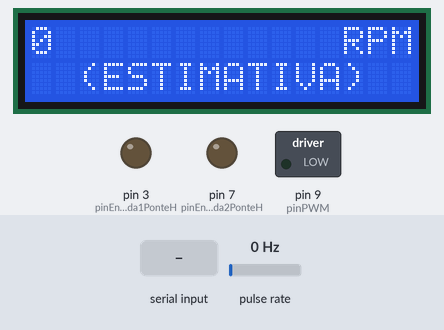
Bench run of a sketch on a simulated Arduino Uno, built with avr-gcc and run on an emulated ATmega328P. Parts: 16×2 character LCD, switched loads named in the sketch (green lamp = pin HIGH), output pins drawn as LEDs (lit = HIGH). Wiring (inferred from the names in the program): pulse sensor: data pin 2. Inputs (shaded band) come from the test bench; at power-on: pulse rate 0 Hz. What the sketch prints to the serial monitor is not drawn.

Above: at 1.2 s.
1.3 s: "VENT*\n" received over Serial
At 1.55 s:
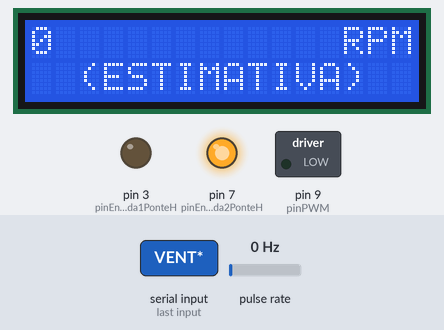
3.6 s: pulse rate (sensor on pin 2) set to 4 Hz
At 3.99 s:
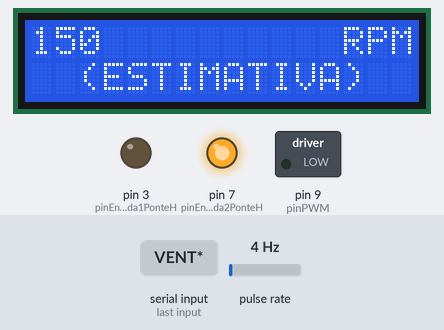
9.6 s: pulse rate (sensor on pin 2) set to 50 Hz
At 9.99 s:
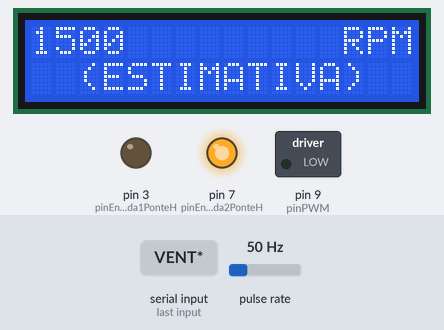
12.6 s: pulse rate (sensor on pin 2) set to 4 Hz
At 12.99 s:
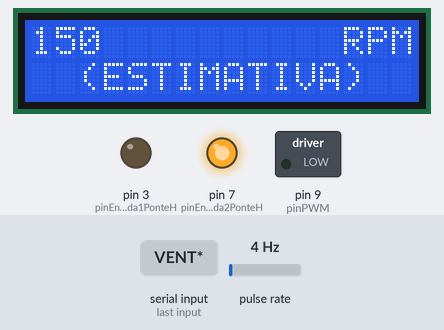
15.6 s: "EXAUST*\n" received over Serial
At 16.59 s:
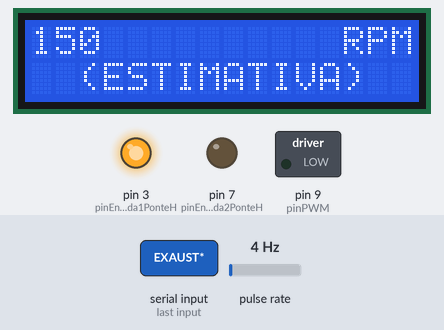
Timing chart, 0 to 18.6 s (numbered marks = the images above; inputs shaded):
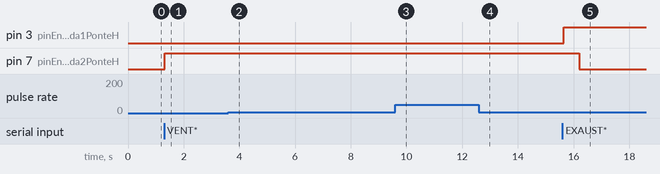

The sketch:

sketch_may13b.ino
```cpp
/*Projeto 2 (parte 2) -> Controle do giro do motor*/
/*Welter Mompeam Sozim              RA: 188625*/
/*Guilherme Augusto Amorim Terrell  RA: 168899*/

/*Importação de bibliotecas*/
#include <LiquidCrystal.h>

/*Definição dos pinos*/
#define pinEntrada1PonteH 3
#define pinEntrada2PonteH 7
#define pinPWM 9
#define pinEncoder 2
#define valorMaximoPWM 254
#define pinRS 8
#define pinEnable 4
#define pinD4 10
#define pinD5 11
#define pinD6 12
#define pinD7 13

/*Para fins de simução a velocidade começa em 100 e o estadoMotor começa em 1*/
int velocidadeMotorPWM = 0;
int estadoMotor = 0; /*0 -> motor parado; 1 -> ventilador; 2 -> exaustor; 3 -> freio*/
String comandoExecut = "";

/*Variáveis para estimar velocidade RPM*/
unsigned int pulsosPorVolta = 2; // Numero de pas/furos no encoder
unsigned int velocidadeEstimadaRPM = 0;
int counter = 0;
volatile unsigned long passagemDaPa = 0;
unsigned long verificaVelocidade = 25;
/*-------------------------------*/

/*variáveis da parte 1*/
/*-----------------------*/
char carac = '*';
String comando = "";
int velocidade = 0;
/*-----------------------*/

/*variáveis da parte 3*/
/*LCD -> 2 linhas de 16 caracteres*/
LiquidCrystal lcd(pinRS, pinEnable, pinD4, pinD5, pinD6, pinD7);

/*--------------------*/

/*Função que converte o valor contido na string comando*/
/*em um valor dentro da escala PWM (0, 254)*/
void convertPercentPWM(){
  if(comandoExecut.substring(0,4) == "VEL "){
    velocidadeMotorPWM = (velocidade*valorMaximoPWM)/100;
    Serial.println(velocidadeMotorPWM);
  }
}

/*Função que define o funcionamento do motor CC*/
/*comando = VENT* -> motor opera como ventilador (girar sentido horário)*/
/*comando = EXAUST* -> motor opera como exaustor (girar sentido anti-horário)*/
/*comando = PARA* -> motor parado*/

void maqEstadosMotor(){
  if(comandoExecut == "PARA*"){
    /*Motor parado*/
    estadoMotor = 0;
    Serial.println(estadoMotor);
  }
  if((estadoMotor == 0) && (comandoExecut == "VENT*")){
    /*motor que estava parado deve operar como ventilador*/
    estadoMotor = 1;
    comandoExecut = "";
    Serial.println(estadoMotor);
  }
  if((estadoMotor == 0) && (comandoExecut == "EXAUST*")){
    /*motor que estava parado deve operar como exaustor*/
    estadoMotor = 2;
    comandoExecut = "";
    Serial.println(estadoMotor);
  }
  if((estadoMotor == 1) && (comandoExecut == "VENT*")){
    /*continuar operando como ventilador*/
    estadoMotor = 1;
    comandoExecut = "";
    Serial.println(estadoMotor);
  }
  if((estadoMotor == 2) && (comandoExecut == "EXAUST*")){
    /*contnuar operando como exaustor*/
    estadoMotor = 2;
    comandoExecut = "";
    Serial.println(estadoMotor);
  }
  if((estadoMotor == 1 || estadoMotor == 3) && (comandoExecut == "EXAUST*")){
    /*motor que estava operando como ventilador deve operar como exaustor*/
    /*Freando o motor*/
    estadoMotor = 3;
    Serial.println(estadoMotor);
    /*Mudar sentido de rotação apenas apos parar de girar*/
    if(velocidadeEstimadaRPM == 0){
      estadoMotor = 2;
      Serial.println(estadoMotor);
    }
    /*Caso não tenha parado deve continuar freando*/
    if(velocidadeEstimadaRPM > 0){
      estadoMotor = 3;
      Serial.println(estadoMotor);
    }
  }
  if((estadoMotor == 2 || estadoMotor == 3) && (comandoExecut == "VENT*")){
    /*motor que estava operando como exaustor deve operar como ventilador*/
    /*Freando o motor*/
    estadoMotor = 3;
    Serial.println(estadoMotor);
    /*Mudar sentido de rotação apenas apos parar de girar*/
    if(velocidadeEstimadaRPM == 0){
      estadoMotor = 1;
      Serial.println(estadoMotor);
    }
    /*Caso não tenha parado deve continuar freando*/
    if(velocidadeEstimadaRPM > 0){
      estadoMotor = 3;
      Serial.println(estadoMotor);
    }
  }
}

/*Função que habilita o sentido de rotação de acordo com o estado do motor*/
void rotacaoMotor(){
  if(estadoMotor == 0){
    /*motor desligado*/
    digitalWrite(pinEntrada1PonteH, LOW);
    digitalWrite(pinEntrada2PonteH, LOW);
    velocidadeMotorPWM = 0;/*zerar velocidade*/
    analogWrite(pinPWM, velocidadeMotorPWM);
  }
  if(estadoMotor == 1){
    /*Motor como ventilador*/
    digitalWrite(pinEntrada1PonteH, LOW);
    digitalWrite(pinEntrada2PonteH, HIGH);
    /*Deve receber parâmetro de velocidade do comando VEL XXX**/
    analogWrite(pinPWM, velocidadeMotorPWM);
  }
  if(estadoMotor == 2){
    /*Motor como exaustor*/
    digitalWrite(pinEntrada1PonteH, HIGH);
    digitalWrite(pinEntrada2PonteH, LOW);
    /*Deve receber parâmetro de velocidade do comando VEL XXX**/
    analogWrite(pinPWM, velocidadeMotorPWM);
  }
  if(estadoMotor == 3){
    /*Frear motor*/
    digitalWrite(pinEntrada1PonteH, HIGH);
    digitalWrite(pinEntrada2PonteH, HIGH);
    analogWrite(pinPWM, 0);
  }
}

/*Funções da parte 1*/
/*------------------------------------------------------------*/
// Função: Lê caractere e concatena no comando
void LerComando()
{
  carac = Serial.read();      // Lê caractere
  if (carac!=-1 && carac!='\n'){         // Se for digitado algo, concatena no comando
    comando.concat(carac);
    comandoExecut = comando;
  }
}

// Função: Decodifica o comando
void DecodComando()
{
  if (comando.indexOf('*')!=-1){  // Verifica se o caractere de fim de comando está presente
    // Interpretação dos comandos
    if (comando=="RETVEL*"){
      Serial.println("VEL: X RPM");
    }
    else if (comando=="PARA*"){
      Serial.println("OK PARA");
    }
    else if (comando=="EXAUST*"){
      Serial.println("OK EXAUST");
    }
    else if (comando=="VENT*"){
      Serial.println("OK VENT");
    }
    else if (comando.substring(0,4)=="VEL "){
      // Comando = "VEL *"
      if (comando.substring(4,5)=="*"){
        Serial.println("ERRO: PARAMETRO AUSENTE");
        velocidade = -1;
      }
      // Comando = "VEL xx*" ou "VEL x*"
      else if (comando.substring(4).length()!=4){
        Serial.println("ERRO: COMANDO INEXISTENTE");
      }
      // Comando = "VEL xxx*"
      else{
        velocidade = comando.substring(4,7).toInt();
        if ((velocidade>=0) && (velocidade<=100)){
          Serial.println("OK VEL " + comando.substring(4,7) + "%");
        }
        else{
          Serial.println("ERRO: PARAMETRO INCORRETO");
        }
      }
    }
    else{
      Serial.println("ERRO: COMANDO INEXISTENTE");    // Comando inexistente
      Serial.println(comando);
    }
    comando="";                     // Reinicializa para receber um novo comando
  }
}

/*-------------------------------------------------------------*/

/*Funções para estimar velocidade*/

// Rotina de servico de interrupcao do temporizador 0
ISR(TIMER0_COMPA_vect){
  counter++;
}

void configuracao_Timer0(){
  /////////////////////////////////////////////////////////////////////////////////////////////////////////////
  // Configuracao Temporizador 0 (8 bits) para gerar interrupcoes periodicas a cada 8ms no modo Clear Timer on Compare Match (CTC)
  // Relogio = 16e6 Hz
  // Prescaler = 1024
  // Faixa = 125 (contagem de 0 a OCR0A = 124)
  // Intervalo entre interrupcoes: (Prescaler/Relogio)*Faixa = (64/16e6)*(124+1) = 0.008s

  // TCCR0A – Timer/Counter Control Register A
  // COM0A1 COM0A0 COM0B1 COM0B0 – – WGM01 WGM00
  // 0      0      0      0          1     0
  TCCR0A = 0x02;

  // OCR0A – Output Compare Register A
  OCR0A = 124;

  // TIMSK0 – Timer/Counter Interrupt Mask Register
  // – – – – – OCIE0B OCIE0A TOIE0
  // – – – – – 0      1      0
  TIMSK0 = 0x02;

  // TCCR0B – Timer/Counter Control Register B
  // FOC0A FOC0B – – WGM02 CS02 CS01 CS0
  // 0     0         0     1    0    1
  TCCR0B = 0x05;
  /////////////////////////////////////////////////////////////////////////////////////////////////////////////
}

// Rotina de servico de interrupcao do pinEncoder
void estimaVelocidade(){
  passagemDaPa++;
}

/*--------------------------------------------------------------*/

/*Funções da parte 3 (LCD)*/
void escreveLCD(unsigned int velocidade){
  if(String(velocidade).length() <= 4){
    lcd.setCursor(0,0);
    lcd.print(String(velocidade));
    lcd.setCursor(13,0);
    lcd.print("RPM");
    lcd.setCursor(2,1);
    lcd.print("(ESTIMATIVA)");
    Serial.println(String(velocidadeEstimadaRPM));
  }
  else{
    lcd.setCursor(0,0);
    lcd.print("ERROR");
  }
}
/*------------------------*/

void setup()
{
  pinMode(pinPWM, OUTPUT);
  pinMode(pinEncoder, INPUT);
  pinMode(pinEntrada1PonteH, OUTPUT);
  pinMode(pinEntrada2PonteH, OUTPUT);
  pinMode(pinEnable, OUTPUT);
  //digitalWrite(pinEnable, HIGH);
  //digitalWrite(pinEntrada1PonteH, LOW);
  //digitalWrite(pinEntrada2PonteH, LOW);
  Serial.begin(9600);
  cli();
  configuracao_Timer0();
  sei();
  /*Habilita interrupcao do encoder*/
  attachInterrupt(digitalPinToInterrupt(pinEncoder), estimaVelocidade, RISING);
  /*Iniciar e limpar o LCD*/
  lcd.begin(16,2);
  lcd.clear();
}

void loop()
{
  _delay_ms(1);
  LerComando();
  DecodComando();
  maqEstadosMotor();
  rotacaoMotor();
  convertPercentPWM();
  escreveLCD(velocidadeEstimadaRPM);

  // Habilita a interrupcao do encoder em um tempo menor de 200ms
  if(counter < verificaVelocidade){
    attachInterrupt(digitalPinToInterrupt(pinEncoder), estimaVelocidade, RISING);
  }
  /* counter = 125 -> 1s */
  /* counter = 25 -> 0.2s */
  /* Durante 0.2s segundo incremento passagemDaPa */
  /* passageDaPa indica o número de voltas foram dadas em 0.2s */
  /* Multiplicar por 5 para estimar a rotação em 1s */
  if(counter >= verificaVelocidade){
    detachInterrupt(digitalPinToInterrupt(pinEncoder)); // Desabilita interrupcao para calcular a velocidade
    velocidadeEstimadaRPM = ((unsigned int)60*1000/pulsosPorVolta)/(verificaVelocidade*8) * passagemDaPa;
    passagemDaPa = 0;
    attachInterrupt(digitalPinToInterrupt(pinEncoder), estimaVelocidade, RISING); // Habilita interrupcoes apos calculo da velocidade
    counter = 0;
    /*Para evitar que o último caractere de uma velocidade n+1 digitos*/
    /*Apareça em uma velocidade de n dígitos*/
    /*Devemos limpar o LCD*/
    lcd.clear();
  }
}
```

Measured:
- after the input at 1.3 s, pin 7 (pinEntrada2PonteH): LOW → HIGH at once
- after the input at 3.6 s, the display: first differs from a run without the input after 0.20 s (image 2)
- after the input at 12.6 s, the display: first differs from a run without the input after 0.20 s (image 4)
- after the input at 15.6 s, pin 3 (pinEntrada1PonteH): LOW → HIGH after 0.05 s; pin 7 (pinEntrada2PonteH): HIGH → LOW after 0.60 s
